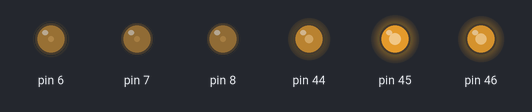
The sketch below on a simulated Arduino Mega 2560, built with avr-gcc and run on an emulated ATmega2560. Shown: output pins drawn as LEDs (lit = HIGH). At 0.0 s the program stops and its outputs stay as they are.

Above: at 0.1 s.
Timing chart, 0 to 1.5 s (numbered marks = the images above):
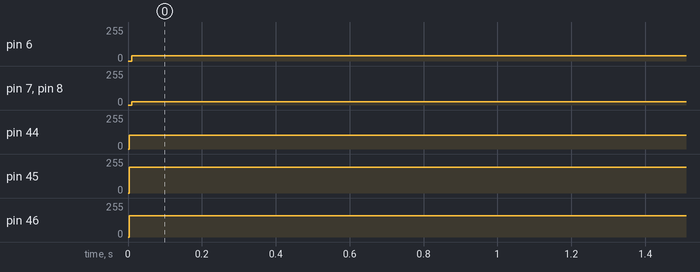

The sketch:

PWM_generation_driver_v2.ino
```cpp
#include "PWM_driver.h"

float f = 100; // freaq Hz
float dt = 1.0/f; // sample time in sec
float loop_time = dt*1000000.0; // itme taken for one loop in us
unsigned long t;

PWM_driver pwm;
float pos;
float pi = PI;

float Amp = 500;
float TimeP=20.0;
float freq =1.0/TimeP;
float w = 2*PI*freq;
float t_now = 0;
float a=1.0;

// encoder variable starts here
#define A 18 // Int3
#define B 19 // Int2 this is used to generate interrupt

volatile uint8_t pin_state = 0;
volatile bool stateA = 0;
volatile bool stateB = 0;

volatile long count = 0;
float th = 0;
float sf = 0.36;
// encoder variable ends here


void setup() {
  pwm.initialize_PWM(1500, 1000, 1578.2, 1896.45);
  Serial.begin(115200);

  while(1){}

  delay(5000);

  //ESC_signal
   pwm.set_pwm2(1800);

   while(Serial.available()==0){}

  // encoder variables starts
  pinMode(A,INPUT);
  pinMode(B,INPUT);
  initialize_interrupt();
  // encoder variables ends

  t = micros();
}

void loop() {

  th = ((float)count)*sf;
  Serial.print(t_now,3); Serial.print('\t');
  //Serial.print(count); Serial.print('\t');
  Serial.print(th,2); Serial.print('\t');

  // timer4 @ 100 Hz
  // timer5 @ 400 Hz
  //pwm no: 1,  2,  3,  4, 5, 6
  //pin no: 6, 44, 46, 45, 7, 8
  //timer:  4,  5,  5,  5, 4, 4

  // Servo Oscillation
  pos = Amp*sin(w*t_now) + 1500;
  Serial.println(pos);
  t_now += dt;
  pwm.set_pwm1(pos);

  // Fixing loop's time period
  //  Serial.print(1000000.0/((float)((micros()-t)))); Serial.print('\t');
  while((float)((micros()-t))<loop_time){}
  //  Serial.println(1000000.0/((float)((micros()-t))));
  t = micros();

  // For quarter/One oscillation
   while (t_now>(a/freq)){}
}

void initialize_interrupt(){
  //interrupt 2 -> 19
  EICRA |= (1 << ISC20);
  EIMSK |= (1 << INT2);
  sei(); // activate any interrupt to be executed
}

ISR(INT2_vect){
  //stateA = digitalRead(A);
  //stateB = digitalRead(B);
  pin_state = PIND;
  stateA = pin_state & 0b00001000;
  stateB = pin_state & 0b00000100;

  if(stateA==1){
    if(stateB==0){
      count++;
    }
    else{
      count--;
    }
  }
}
```

PWM_driver.cpp
```cpp
#include "PWM_driver.h"

PWM_driver::PWM_driver(){
}

void PWM_driver::initialize_PWM(float pwm1, float pwm2, float pwm3, float pwm4, float pwm5, float pwm6){
  configure_registers(pwm1, pwm2, pwm3, pwm4, pwm5, pwm6);
}

void PWM_driver::configure_registers(float pwm1, float pwm2, float pwm3, float pwm4, float pwm5, float pwm6){
  configure_timer_4_registers(pwm1, pwm5, pwm6);
  configure_timer_5_registers(pwm3, pwm4, pwm2);
}

void PWM_driver::set_pwm4n(float pwm1, float pwm2, float pwm3, float pwm4){
  OCR4A = pw_to_OCRnX_t4(pwm1);
  OCR5A = pw_to_OCRnX_t4(pwm3);
  OCR5B = pw_to_OCRnX_t4(pwm4);
  OCR5C = pw_to_OCRnX_t4(pwm2);
}

void PWM_driver::set_pwm6n(float pwm1, float pwm2, float pwm3, float pwm4, float pwm5, float pwm6){
  OCR4A = pw_to_OCRnX_t4(pwm1);
  OCR4B = pw_to_OCRnX_t4(pwm5);
  OCR4C = pw_to_OCRnX_t4(pwm6);
  OCR5A = pw_to_OCRnX_t5(pwm3);
  OCR5B = pw_to_OCRnX_t5(pwm4);
  OCR5C = pw_to_OCRnX_t5(pwm2);
}

void PWM_driver::configure_timer_4_registers(float pwm1, float pwm5, float pwm6){
    // waveform generation mode for timer 4 (Fast PWM mode 14)
  TCCR4A = (1<<WGM41) | (1<<COM4A1) | (1<<COM4B1) | (1<<COM4C1);
  TCCR4B = (1<<WGM43) | (1<<WGM42) | (1<<CS41);

  // TOP value of counter
  ICR4 = 19999;

  // compare match to reset the timer_5 counter
  OCR4A = pw_to_OCRnX_t4(pwm1);
  OCR4B = pw_to_OCRnX_t4(pwm5);
  OCR4C = pw_to_OCRnX_t4(pwm6);

  // set pins as output
  DDRH |= (1<<PH3) | (1<<PH4) | (1<<PH5);
}

void PWM_driver::configure_timer_5_registers(float pwm3, float pwm4, float pwm2){
  // waveform generation mode for timer 5
  TCCR5A = (1<<WGM51) | (1<<COM5A1) | (1<<COM5B1) | (1<<COM5C1);
  TCCR5B = (1<<WGM53) | (1<<WGM52) | (1<<CS50);

  // TOP value of counter
  ICR5 = 39999;

  // compare match to reset the timer_5 counter
  OCR5A = pw_to_OCRnX_t5(pwm3);
  OCR5B = pw_to_OCRnX_t5(pwm4);
  OCR5C = pw_to_OCRnX_t5(pwm2);

  // set pins as output
  DDRL |= (1<<PL3) | (1<<PL4) | (1<<PL5);
}

void PWM_driver::set_pwm1(float pwm1){
  OCR4A = pw_to_OCRnX_t4(pwm1);
}

void PWM_driver::set_pwm2(float pwm2){
  OCR5C = pw_to_OCRnX_t5(pwm2);
}

void PWM_driver::set_pwm3(float pwm3){
  OCR5A = pw_to_OCRnX_t5(pwm3);
}

void PWM_driver::set_pwm4(float pwm4){
  OCR5B = pw_to_OCRnX_t5(pwm4);
}

void PWM_driver::set_pwm5(float pwm5){
  OCR4B = pw_to_OCRnX_t4(pwm5);
}

void PWM_driver::set_pwm6(float pwm6){
  OCR4C = pw_to_OCRnX_t4(pwm6);
}

uint16_t PWM_driver::pw_to_OCRnX_t4(float pwm){
  float OCRnX = 2.0*pwm - 1.0;
  return (uint16_t)OCRnX;
}

uint16_t PWM_driver::pw_to_OCRnX_t5(float pwm){
  float OCRnX = 16.0*pwm - 1.0;
  return (uint16_t)OCRnX;
}
```

PWM_driver.h
```cpp
#ifndef PWM_DRIVER
#define PWM_DRIVER

#include <avr/io.h>

class PWM_driver{
  public:
    PWM_driver();
    void initialize_PWM(float pwm1=1000, float pwm2=1000, float pwm3=1000, float pwm4=1000, float pwm5=1000, float pwm6=1000);  //function
    void set_pwm6n(float pwm1=1000, float pwm2=1000, float pwm3=1000, float pwm4=1000, float pwm5=1000, float pwm6=1000);
    void set_pwm4n(float pwm1=1000, float pwm2=1000, float pwm3=1000, float pwm4=1000);
    void set_pwm1(float pwm1);
    void set_pwm2(float pwm2);
    void set_pwm3(float pwm3);
    void set_pwm4(float pwm4);
    void set_pwm5(float pwm5);
    void set_pwm6(float pwm6);

  private:
    void configure_registers(float pwm1=1000, float pwm2=1000, float pwm3=1000, float pwm4=1000, float pwm5=1000, float pwm6=1000);
    void configure_timer_4_registers(float pwm1=1000, float pwm5=1000, float pwm6=1000);
    void configure_timer_5_registers(float pwm3=1000, float pwm4=1000, float pwm2=1000);
    uint16_t pw_to_OCRnX_t4(float pwm);
    uint16_t pw_to_OCRnX_t5(float pwm);
};

#endif
```

Measured:
- by itself, pin 6: 0/255 → 38/255 at 0.01 s
- by itself, pin 7, pin 8: 0/255 → 25/255 at 0.01 s
- by itself, pin 44: 0/255 → 102/255 at 0.00 s
- by itself, pin 45: 0/255 → 193/255 at 0.00 s
- by itself, pin 46: 0/255 → 161/255 at 0.00 s
